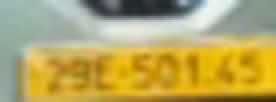
#> input picture reports/assets/crop_plate_29L50145.jpg, 138 x 51 px, given in place of assets, which was not available (shown 2 times larger)
$ python test_dslaplacian.py reports/assets
#> lines starting #> are read from the running program, lines starting #| are printed output that depends on the picture; pictures that were not available may be replaced by others from this repository, and a replacement may not be noted
#> in process_image, img is the input picture: shape (51, 138, 3); mean B, G, R 98.4, 166.7, 182.2
#!/usr/bin/env python3
"""
test_dslaplacian.py — Detect biển số + hiển thị ảnh BEFORE/AFTER ds_laplacian.

Cách dùng:
  python3 test_dslaplacian.py anh1.jpg anh2.jpg anh3.jpg
  python3 test_dslaplacian.py anh.jpg --conf 0.05
"""

import sys
import os
import argparse
import warnings
import numpy as np
import cv2

warnings.filterwarnings("ignore")

_SCRIPT_DIR = os.path.dirname(os.path.abspath(__file__))
_MODEL_PATH  = os.path.join(_SCRIPT_DIR, "models", "yolov11s_14_cls_20241224.onnx")
_LP_CLASS_ID = 13
_INPUT_SIZE  = 640
_LABELS = [
    "seater_12_16","bus","car","club_cart","human","moto","moto_rider",
    "shuttle_bus_5_7","truck","bike","cyclist","shuttle_bus_18","head","license_plate",
]
OUT_W, OUT_H = 150, 50   # kích thước chuẩn của dslaplacian


# ══════════════════════════════════════════════════════════════════════
# Detection
# ══════════════════════════════════════════════════════════════════════

def _letterbox(img, size=640):
#> called with size = 640
    h, w = img.shape[:2]
#> h = 51; w = 138
    scale = size / max(h, w)
#> scale = 4.64
    nh, nw = int(round(h * scale)), int(round(w * scale))
#> nh = 237; nw = 640
    resized = cv2.resize(img, (nw, nh), interpolation=cv2.INTER_LINEAR)
    pad_y, pad_x = (size - nh) // 2, (size - nw) // 2
#> pad_y = 201; pad_x = 0
    canvas = np.full((size, size, 3), 114, dtype=np.uint8)
    canvas[pad_y:pad_y + nh, pad_x:pad_x + nw] = resized
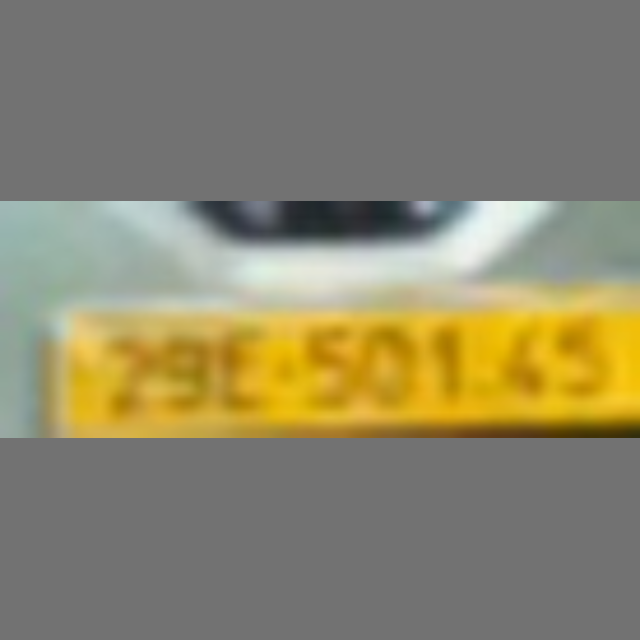
#> canvas: shape (640, 640, 3); mean R, G, B 139.2, 133.5, 108.2
    return canvas, scale, pad_x, pad_y


# [16 lines left out: function _nms, not called in this run]


def detect(img_bgr, conf_thresh):
    import onnxruntime as ort
    img_rgb = cv2.cvtColor(img_bgr, cv2.COLOR_BGR2RGB)
    lb, scale, pad_x, pad_y = _letterbox(img_rgb)
#> scale = 4.64; pad_x = 0; pad_y = 201
    inp = np.transpose(lb.astype(np.float32)/255.0, (2,0,1))[np.newaxis]
    sess = ort.InferenceSession(_MODEL_PATH, providers=["CPUExecutionProvider"])
    out = sess.run(None, {sess.get_inputs()[0].name: inp})[0][0]  # [8400,6]

    scores = out[:,4]; class_ids = np.round(out[:,5]).astype(int)
    mask = (scores >= conf_thresh) & (class_ids == _LP_CLASS_ID)
    out_lp, sc_lp = out[mask], scores[mask]
    if len(out_lp) == 0:
        return []

    h_orig, w_orig = img_bgr.shape[:2]
    boxes = out_lp[:,:4].copy()
    boxes[:,[0,2]] = (boxes[:,[0,2]] - pad_x) / scale
    boxes[:,[1,3]] = (boxes[:,[1,3]] - pad_y) / scale
    boxes = np.clip(boxes, 0, [w_orig,h_orig,w_orig,h_orig])
    kept = _nms(boxes, sc_lp)

    results = []
    for i in kept:
        x1,y1,x2,y2 = boxes[i]
        results.append({
            "x":int(x1),"y":int(y1),"w":int(x2-x1),"h":int(y2-y1),
            "conf":float(sc_lp[i]),
        })
    return results


# ══════════════════════════════════════════════════════════════════════
# Corner detection helpers
# ══════════════════════════════════════════════════════════════════════

# [303 lines left out: functions _sort_corners, _line_intersect, _hough_corners, _valid_plate_quad, _quad_from_mask, _find_plate_corners and 1 more, not called in this run]


# ══════════════════════════════════════════════════════════════════════
# Tạo ảnh kết quả
# ══════════════════════════════════════════════════════════════════════

def _text(img, txt, xy, scale=0.5, color=(255,255,255), thickness=1):
    cv2.putText(img,txt,xy,cv2.FONT_HERSHEY_SIMPLEX,scale,(0,0,0),thickness+2)
    cv2.putText(img,txt,xy,cv2.FONT_HERSHEY_SIMPLEX,scale,color,thickness)


# [89 lines left out: function build_result_image, not called in this run]


# ══════════════════════════════════════════════════════════════════════
# Main
# ══════════════════════════════════════════════════════════════════════

def process_image(img_path, conf_thresh):
    img = cv2.imread(img_path)
    if img is None:
        print(f"  [ERROR] Không đọc được: {img_path}")
        return None, []

    detections = detect(img, conf_thresh)
    plate_results = []
    fh, fw = img.shape[:2]

    for d in detections:
        x = max(0, d["x"]); y = max(0, d["y"])
        w = min(d["w"], fw-x); h = min(d["h"], fh-y)
        if w < 10 or h < 4:
            continue

        # Mở rộng bbox 30% mỗi phía — mirror gstlaplacian.cpp
        pad_x = max(8, int(w * 0.30))
        pad_y = max(6, int(h * 0.30))
        px = max(0, x - pad_x)
        py = max(0, y - pad_y)
        pw = min(fw - px, w + 2 * pad_x)
        ph = min(fh - py, h + 2 * pad_y)

        gray_padded = cv2.cvtColor(img[py:py+ph, px:px+pw], cv2.COLOR_BGR2GRAY)
        warped, variance, align_mode, corners = run_laplacian(gray_padded, w, h)
        d.update({"x": x, "y": y, "w": w, "h": h})
        plate_results.append((d, warped, variance, align_mode, corners, px, py, pw, ph))

    return img, plate_results


def main():
    parser = argparse.ArgumentParser()
    parser.add_argument("images", nargs="+")
    parser.add_argument("--conf", type=float, default=0.15)
    parser.add_argument("--out",  default="result_laplacian.jpg")
    args = parser.parse_args()

    all_blocks = []
    summary    = []

    print(f"\n{'Ảnh':<30} {'Biển số':>12}  {'Variance':>10}  {'Kết quả'}")
    print("─" * 65)

    for img_path in args.images:
        name = os.path.basename(img_path)
        img, plate_results = process_image(img_path, args.conf)
        if img is None:
            continue

        block = build_result_image(img, [r[0] for r in plate_results], plate_results, name)
        all_blocks.append(block)

        if plate_results:
            for i, (d, _, var, align, *_rest) in enumerate(plate_results, 1):
                sharp = "SẮC NÉT" if var > 100 else ("TRUNG BÌNH" if var > 30 else "MỜ")
                det_txt = f"{i} (conf={d['conf']:.2f})"
                print(f"  {name:<28} {det_txt:>12}  {int(var):>10}  {sharp}  [{align}]")
                summary.append((name, det_txt, int(var), sharp))
        else:
            print(f"  {name:<28} {'không detect':>12}  {'—':>10}  —")
            summary.append((name, "không detect", None, "—"))

    print("─" * 65)

    if not all_blocks:
        print("[ERROR] Không có ảnh nào xử lý được.")
        sys.exit(1)

    max_w = max(b.shape[1] for b in all_blocks)
    padded = []
    for b in all_blocks:
        if b.shape[1] < max_w:
            b = np.hstack([b, np.zeros((b.shape[0], max_w-b.shape[1], 3), np.uint8)])
        padded.append(b)

    final = np.vstack(padded)
    cv2.imwrite(args.out, final, [cv2.IMWRITE_JPEG_QUALITY, 95])
    print(f"\n[OUTPUT] → {args.out}  ({final.shape[1]}x{final.shape[0]})")


if __name__ == "__main__":
    main()
#> (the call stopped at in detect, `sess = ort.InferenceSession(_MODEL_PATH, providers=["CPUExecutionProvi..`: onnxruntime is not available in this run)

$ run again, on reports/assets/crop_plate_29L50145_zoom.jpg
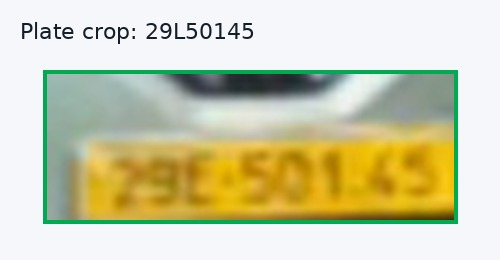
#> input picture reports/assets/crop_plate_29L50145_zoom.jpg, 500 x 260 px, given in place of assets, which was not available
#> in process_image, img is the input picture: shape (260, 500, 3); mean B, G, R 173.3, 206.5, 207.6
#> in _letterbox, `canvas[pad_y:pad_y + nh, pad_x:pad_x + nw] = resized`:
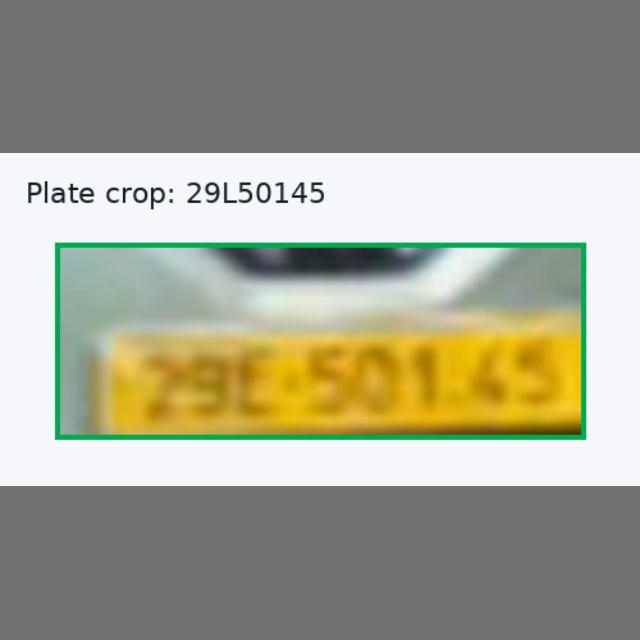
#> canvas: shape (640, 640, 3); mean R, G, B 162.7, 162.1, 144.8
#> in detect, `lb, scale, pad_x, pad_y = _letterbox(img_rgb)`: scale = 1.28; pad_x = 0; pad_y = 153
